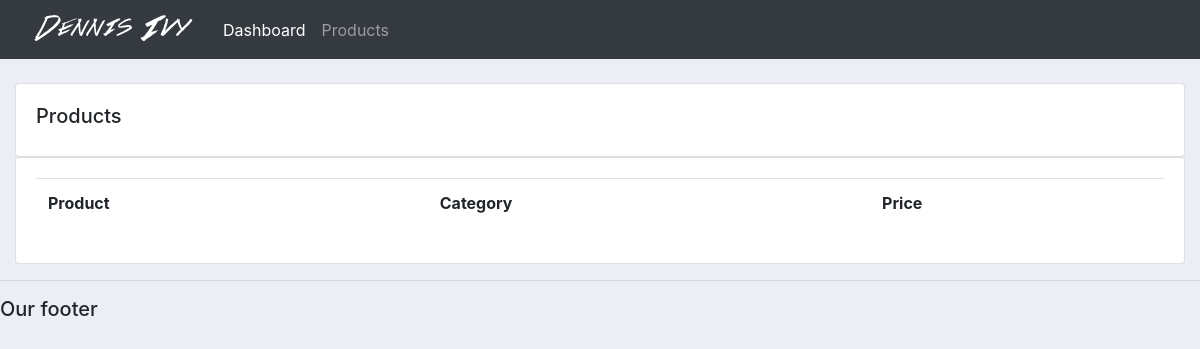
/products/, run on an earlier commit of the app's database.
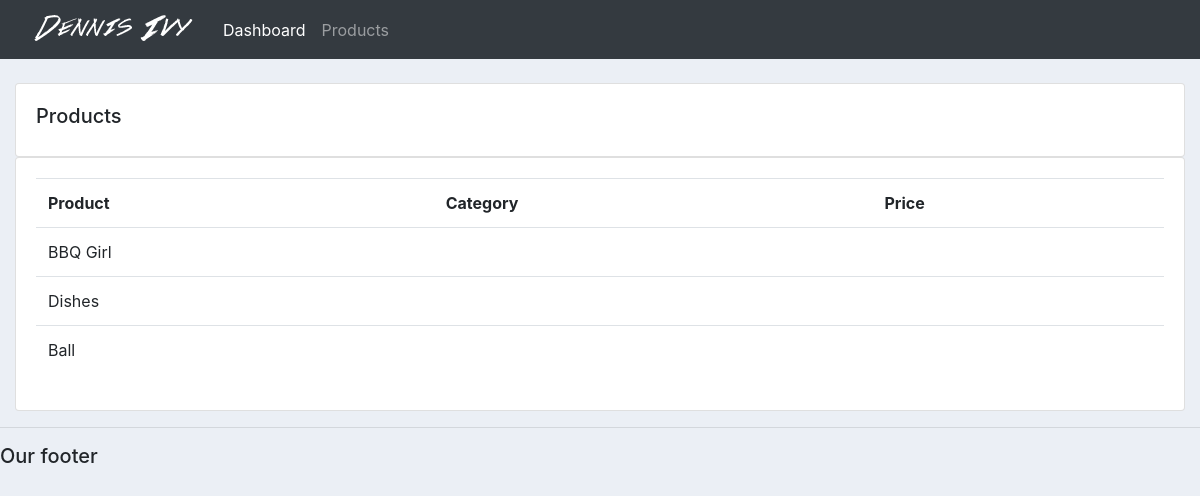
And on a later commit of the database.
### accounts/models.py (models this page shows, shortened)
class Product(models.Model):
    CATEGORY = (
        ('Indoor', 'Indoor'),
        ('Out Door', 'Out Door'),
    )
    name = models.CharField(max_length=200, null=True)
    price = models.FloatField(null=True)
    category = models.CharField(max_length=200, null=True, choices=CATEGORY)
    description = models.CharField(max_length=200, null=True, blank=True)
    date_created = models.DateTimeField(auto_now_add=True, null=True)
    tags = models.ManyToManyField(Tag)

### accounts/views.py (the view)
# urls.py: path('products/', views.products, name='products'),
def products(request):
    products = Product.objects.all()
    return render(request, 'accounts/products.html', {'products': products})

### accounts/templates/accounts/products.html
{%  extends 'accounts/main.html' %}
{% block content %}
		<br>
		<div class="row">
			<div class="col-md">
				<div class="card card-body">
					<h5>Products</h5>
				</div>
				<div class="card card-body">
					<table class="table">
						<tr>
							<th>Product</th>
							<th>Category</th>
							<th>Price</th>
						</tr>
						{% for i in products %}
							<tr>
								<td>{{i.name}}</td>
								<td>{{i.Category}}</td>
								<td>{{i.Price}}</td>
							</tr>
						{% endfor %}
					</table>
				</div>
			</div>
		</div>
{% endblock content %}

What changed in the data, as far as the page shows it:
added Product: name "BBQ Girl"
added Product: name "Dishes"
added Product: name "Ball"
